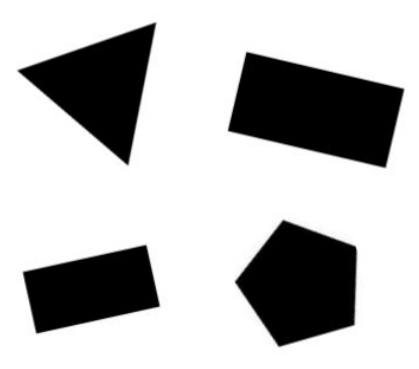
#> input picture Mixels Competition/Shape detctor/Q4_1.png, 419 x 369 px
$ python Q4.py Q4_1.png   (Python 2 division)
#> lines starting #> are read from the running program, lines starting #| are printed output that depends on the picture; after the words box and inside, x2 and y2 are one past the last pixel; in counts of white or black regions, pixels touching at a corner belong together
import numpy as np
import sys
import cv2

ab = [0] * 20
j = 20

# load the image
image = cv2.imread(str(sys.argv[1]))
#> image is the input picture: shape (369, 419, 3); min 0, max 255, mean 187.3
gray = cv2.cvtColor(image,cv2.COLOR_BGR2GRAY)
gray = cv2.GaussianBlur(gray,(5,5),0)
gray = cv2.bilateralFilter(gray,9,75,75)
##cv2.imshow("org", gray)

edged = cv2.Canny(gray,75,300)
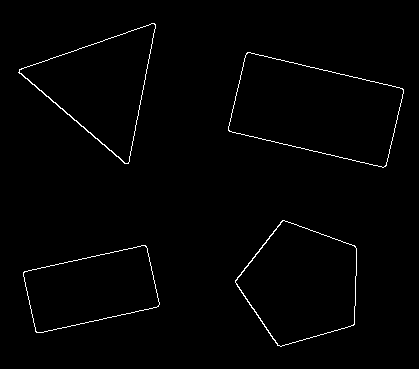
#> edged: shape (369, 419); 1.1% white in thin lines or dots, all inside (x1, y1, x2, y2) = (18, 23, 404, 347)
##cv2.imshow("edge",edged)

# find the contours in the mask
(cnts, _) = cv2.findContours(edged.copy(), cv2.RETR_EXTERNAL,
        cv2.CHAIN_APPROX_SIMPLE)
#> cnts = 4 contours; box (x1, y1, x2, y2) and area: (228, 52, 404, 168) 13143, (235, 220, 357, 347) 10616, (18, 23, 156, 164) 9319, (23, 245, 160, 333) 7968

# loop over the contours
for c in cnts:
        # draw the contour and show it
        area = cv2.contourArea(c)
        if area < 10:
                continue
        cv2.drawContours(image, [c], -1, (0, 255, 0), 2)
        peri = cv2.arcLength(c,True)
        approx = cv2.approxPolyDP(c,0.02*peri,True)
        h = len(approx)
        ab[h] = ab[h]+1
#> this loop made 4 passes
#> (area, peri, approx, h) on passes 1, 3, 4: (7967.5, 398.6, [[146, 246], [24, 271], [35, 331], [158, 306]], 4), (13143, 514.4, [[246, 53], [229, 131], [386, 165], [402, 88]], 4), (9319, 456.8, [[154, 23], [18, 72], [128, 163]], 3)
#> (area, peri, h) on pass 2: (10616.5, 411.4, 5)
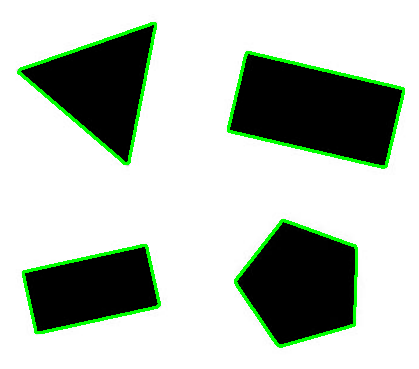
#> image: shape (369, 419, 3); 3.7% of pixels changed, all inside (x1, y1, x2, y2) = (17, 22, 405, 348)
#> after the loop, ab = [0, 0, 0, 1, 2, 1, 0, 0, 0, 0, 0, 0, 0, 0, 0, 0, 0, 0, 0, 0]

#print the shapes and their numbers
for k in range(20) :
        if ab[k] == 0:
             continue
        print "%d - %d" %(k,ab[k])
#> this loop made 20 passes
#| 3 - 1
#| 4 - 2
#| 5 - 1
cv2.destroyAllWindows()

#Show the detected shapes
#cv2.imshow("Image", image)
#cv2.waitKey(0)
#cv2.destroyAllWindows()

$ run again, on Mixels Competition/Shape detctor/Q4_3.png
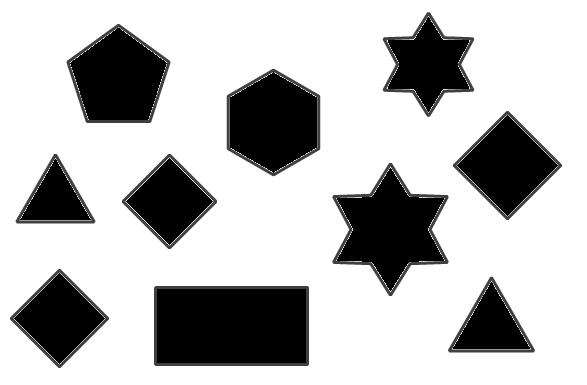
#> input picture Mixels Competition/Shape detctor/Q4_3.png, 587 x 385 px
#> image is the input picture: shape (385, 587, 3); min 0, max 255, mean 187.6
#> `edged = cv2.Canny(gray,75,300)`:
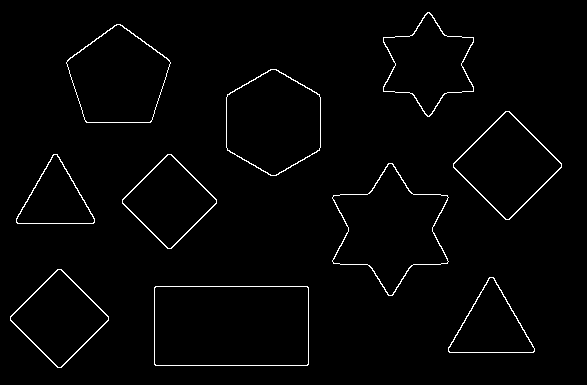
#> edged: shape (385, 587); 1.8% white in thin lines or dots, all inside (x1, y1, x2, y2) = (10, 12, 562, 368)
#> cnts = 10 contours; largest, box (x1, y1, x2, y2) and area: (154, 286, 309, 366) 12164, (332, 163, 449, 296) 8524, (226, 69, 321, 176) 7670, (66, 24, 171, 123) 7218, (453, 111, 562, 220) 6256
#> the loop `for c in cnts:` made 10 passes
#> (area, peri, approx, h) on passes 1, 2, 3, 5, 6, 7: (12164, 463.7, [[154, 287], [155, 365], [308, 364], [307, 286]], 4), (3539, 272.8, [[489, 277], [448, 351], [533, 352]], 3), (5186, 281.9, [[57, 269], [10, 320], [61, 367], [108, 316]], 4), (4786, 270.6, [[167, 154], [122, 203], [171, 248], [216, 199]], 4), (3004, 249.5, [[53, 154], [16, 222], [93, 223]], 3), (6256, 310.2, [[505, 111], [453, 167], [509, 219], [561, 163]], 4)
#> after the loop `for c in cnts:`:
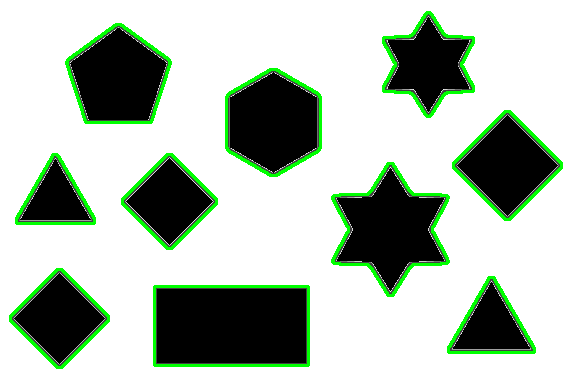
#> image: shape (385, 587, 3); 4.87% of pixels changed, all inside (x1, y1, x2, y2) = (9, 11, 563, 369)
#> after the loop `for c in cnts:`: ab = [0, 0, 0, 2, 4, 1, 1, 0, 0, 0, 0, 0, 2, 0, 0, 0, 0, 0, 0, 0]
#> the loop `for k in range(20) :` made 20 passes
#| 3 - 2
#| 4 - 4
#| 5 - 1
#| 6 - 1
#| 12 - 2
